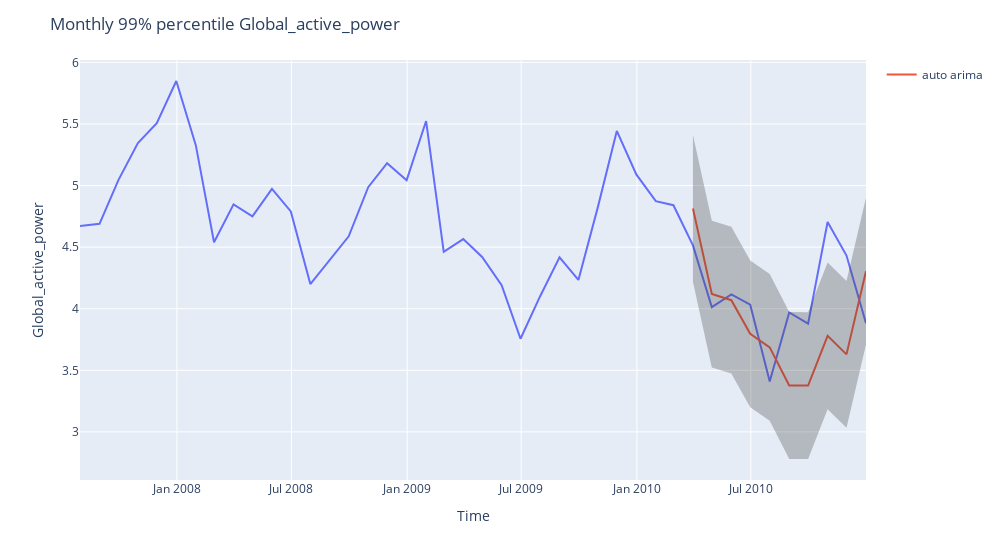

Notebook source saved alongside this figure:
### Code cell
figure = px.line(x=df_monthly.index, y=df_monthly[var])
figure.add_scatter(x=test.index, y=fc, mode="lines", name="auto arima")

figure.add_scatter(x=test.index, y=conf_int[:,1], line=dict(width=0), mode="lines", showlegend=False)
figure.add_scatter(x=test.index, y=conf_int[:,0], line=dict(width=0), mode="lines", fillcolor='rgba(68, 68, 68, 0.3)', fill='tonexty', showlegend=False)

figure.update_layout(
    title=f"Monthly 99% percentile {var}",
    width=1000,
    xaxis_title="Time",
    yaxis_title=f"{var}",
)
figure.show()

### Figure 1 — Plotly figure (JSON) as saved in the notebook; plotly's stock layout.template omitted (floating-point values rounded to 4 significant figures)
{"data": [{"hovertemplate": "x=%{x}<br>y=%{y}<extra></extra>", "legendgroup": "", "line": {"color": "#636efa", "dash": "solid"}, "marker": {"symbol": "circle"}, "mode": "lines", "name": "", "orientation": "v", "showlegend": false, "x": ["2007-07-31T00:00:00", "2007-08-31T00:00:00", "2007-09-30T00:00:00", "2007-10-31T00:00:00", "2007-11-30T00:00:00", "2007-12-31T00:00:00", "2008-01-31T00:00:00", "2008-02-29T00:00:00", "2008-03-31T00:00:00", "2008-04-30T00:00:00", "2008-05-31T00:00:00", "2008-06-30T00:00:00", "2008-07-31T00:00:00", "2008-08-31T00:00:00", "2008-09-30T00:00:00", "2008-10-31T00:00:00", "2008-11-30T00:00:00", "2008-12-31T00:00:00", "2009-01-31T00:00:00", "2009-02-28T00:00:00", "2009-03-31T00:00:00", "2009-04-30T00:00:00", "2009-05-31T00:00:00", "2009-06-30T00:00:00", "2009-07-31T00:00:00", "2009-08-31T00:00:00", "2009-09-30T00:00:00", "2009-10-31T00:00:00", "2009-11-30T00:00:00", "2009-12-31T00:00:00", "2010-01-31T00:00:00", "2010-02-28T00:00:00", "2010-03-31T00:00:00", "2010-04-30T00:00:00", "2010-05-31T00:00:00", "2010-06-30T00:00:00", "2010-07-31T00:00:00", "2010-08-31T00:00:00", "2010-09-30T00:00:00", "2010-10-31T00:00:00", "2010-11-30T00:00:00", "2010-12-31T00:00:00"], "xaxis": "x", "y": [4.671, 4.689, 5.044, 5.346, 5.506, 5.849, 5.328, 4.54, 4.847, 4.75, 4.972, 4.79, 4.2, 4.4, 4.588, 4.987, 5.182, 5.043, 5.524, 4.462, 4.566, 4.42, 4.191, 3.756, 4.1, 4.418, 4.234, 4.827, 5.444, 5.09, 4.874, 4.841, 4.514, 4.013, 4.116, 4.033, 3.41, 3.97, 3.879, 4.704, 4.432, 3.882], "yaxis": "y", "type": "scatter"}, {"mode": "lines", "name": "auto arima", "x": ["2010-03-31T00:00:00", "2010-04-30T00:00:00", "2010-05-31T00:00:00", "2010-06-30T00:00:00", "2010-07-31T00:00:00", "2010-08-31T00:00:00", "2010-09-30T00:00:00", "2010-10-31T00:00:00", "2010-11-30T00:00:00", "2010-12-31T00:00:00"], "y": [4.814, 4.119, 4.069, 3.797, 3.686, 3.377, 3.376, 3.78, 3.629, 4.305], "type": "scatter"}, {"line": {"width": 0}, "mode": "lines", "showlegend": false, "x": ["2010-03-31T00:00:00", "2010-04-30T00:00:00", "2010-05-31T00:00:00", "2010-06-30T00:00:00", "2010-07-31T00:00:00", "2010-08-31T00:00:00", "2010-09-30T00:00:00", "2010-10-31T00:00:00", "2010-11-30T00:00:00", "2010-12-31T00:00:00"], "y": [5.41, 4.715, 4.665, 4.393, 4.282, 3.973, 3.972, 4.376, 4.225, 4.901], "type": "scatter"}, {"fill": "tonexty", "fillcolor": "rgba(68, 68, 68, 0.3)", "line": {"width": 0}, "mode": "lines", "showlegend": false, "x": ["2010-03-31T00:00:00", "2010-04-30T00:00:00", "2010-05-31T00:00:00", "2010-06-30T00:00:00", "2010-07-31T00:00:00", "2010-08-31T00:00:00", "2010-09-30T00:00:00", "2010-10-31T00:00:00", "2010-11-30T00:00:00", "2010-12-31T00:00:00"], "y": [4.218, 3.523, 3.474, 3.201, 3.091, 2.781, 2.78, 3.184, 3.034, 3.709], "type": "scatter"}], "layout": {"xaxis": {"anchor": "y", "domain": [0.0, 1.0], "title": {"text": "Time"}}, "yaxis": {"anchor": "x", "domain": [0.0, 1.0], "title": {"text": "Global_active_power"}}, "legend": {"tracegroupgap": 0}, "margin": {"t": 60}, "title": {"text": "Monthly 99% percentile Global_active_power"}, "width": 1000}}
